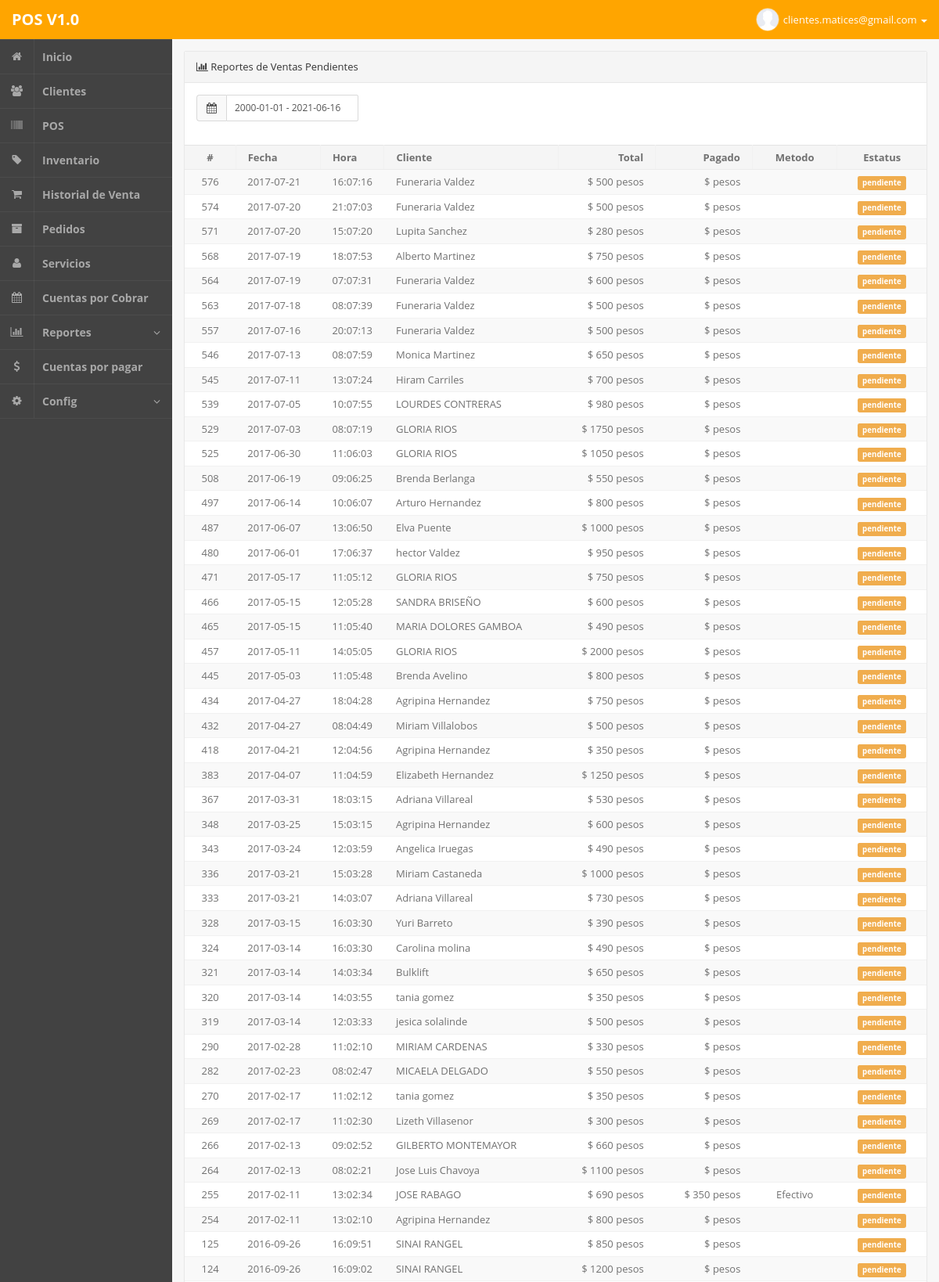
/admin.php?m=reportes&estado=0 (signed in, upper part), run on the app's committed database.
### tables this page shows
CREATE TABLE IF NOT EXISTS `ventas` (
  `idventas` int(255) NOT NULL,
  `fecha` date NOT NULL,
  `hora` varchar(100) NOT NULL,
  `idcliente` int(255) NOT NULL,
  `idusuario` int(255) NOT NULL,
  `descuento` varchar(100) NOT NULL,
  `estatus` varchar(100) NOT NULL
);

CREATE TABLE IF NOT EXISTS `clientes` (
  `idclientes` int(255) NOT NULL,
  `fecharegistro` date NOT NULL,
  `nombre` varchar(200) NOT NULL,
  `correo` varchar(100) NOT NULL,
  `domicilio` text NOT NULL,
  `colonia` varchar(50) NOT NULL,
  `codigopostal` varchar(20) NOT NULL,
  `telefono` varchar(20) NOT NULL,
  `celular` varchar(20) NOT NULL,
  `rfc` varchar(100) NOT NULL,
  `contacto` varchar(100) NOT NULL,
  `estado` varchar(100) NOT NULL,
  `pais` varchar(100) NOT NULL,
  `comentarios` text NOT NULL
);

### php/reportes.php (the view, shortened to what this page needs)
<?php
$date = ['',''];
if ( isset($_GET['daterange']) ){
	$buscar = mysql_real_escape_string($_GET['daterange']);
	$date = explode(" - ", $buscar);
} elseif (isset($_GET['estado']) && $_GET['estado'] == "0"){
	$buscar = date("2000-01-01")." - ".date("Y-m-d");
	$date = explode(" - ", $buscar);
	$tipo = "Pendientes";
}
	else {
	$tipo = "Liquidadas";
	$buscar = date("Y-m-01")." - ".date("Y-m-d");
	$date = explode(" - ", $buscar);
	}
?>
<section class="panel panel-default pos-rlt clearfix">
	<header class="panel-heading"> <i class="fa fa-bar-chart-o"></i> Reportes de Ventas <?php echo $tipo; ?></header>
	<div class="row wrapper">
		<div class="col-md-3">
			<form id="reportesForm" action="" method="get">
				<div class="input-group m-b">
					<span class="input-group-addon"><i class="fa fa-calendar"></i></span>
					<input type="text" id="daterange" class="form-control btn-sm" name="daterange" value="<?php echo $buscar; ?>" />
				</div>
			</form>
		</div>
		<div class="col-md-8"></div>
	</div>
	<div class="table-responsive">
		<table class="table table-striped b-t b-light">
			<thead>
				<tr>
					<th width="80" class="text-center"> # </th>
					<th width="120"> Fecha </th>
					<th width="80"> Hora </th>
					<th>Cliente</th>
					<th width="140" class="text-right">Total</th>
					<th width="140" class="text-right">Pagado</th>
					<th width="140" class="text-center">Metodo</th>
					<th width="140" class="text-center">Estatus</th>
				</tr>
			<tbody>
<?php
			if ( isset($_GET['daterange']) ){
				$buscar = mysql_real_escape_string($_GET['daterange']);
				$date = explode(" - ", $buscar);
				$query = mysql_query("SELECT
					ventas.idventas,
					ventas.fecha,
					ventas.hora,
					clientes.nombre,
					( (SELECT SUM(total) FROM ventas_articulos WHERE idventa=ventas.idventas) - ventas.descuento) as total,
					(SELECT SUM(cantidad) FROM ventas_pagos WHERE idventa=ventas.idventas) as pagos,
					ventas_pagos.metodo
					FROM ventas
					LEFT JOIN clientes ON clientes.idclientes=ventas.idcliente
					LEFT JOIN ventas_pagos ON ventas_pagos.idventa=ventas.idventas
					WHERE ventas.fecha BETWEEN '".$date[0]."' AND '".$date[1]."'
					GROUP BY ventas.idventas
					ORDER BY ventas.idventas DESC") or die(mysql_error());
			} else {
				$query = mysql_query("SELECT
					ventas.idventas,
					ventas.fecha,
					ventas.hora,
					clientes.nombre,
					( (SELECT SUM(total) FROM ventas_articulos WHERE idventa=ventas.idventas) - ventas.descuento) as total,
					(SELECT SUM(cantidad) FROM ventas_pagos WHERE idventa=ventas.idventas) as pagos,
					ventas_pagos.metodo
					FROM ventas
					LEFT JOIN clientes ON clientes.idclientes=ventas.idcliente
					LEFT JOIN ventas_pagos ON ventas_pagos.idventa=ventas.idventas
					WHERE ventas.fecha BETWEEN '".$date[0]."' AND '".$date[1]."'
					GROUP BY ventas.idventas
					ORDER BY ventas.idventas DESC");
			}
			while($q = mysql_fetch_object($query)){
				$total 	 = $q->total;
				if ( @$_GET['estado'] == 1){
					if ($q->pagos >= $total){
						echo '<tr>
							<td class="text-center">'.$q->idventas.'</td>
							<td>'.$q->fecha.'</td>
							<td>'.$q->hora.'</td>
							<td>'.$q->nombre.'</td>
							<td class="text-right">$ '.$total.' pesos </td>
							<td class="text-right">$ '.$q->pagos.' pesos</td>
							<td class="text-center">'.$q->metodo.'</td>
							<td class="text-center"><label class="label label-success"> liquidado</label></td>
						</tr>';
					}
				} else {
					if ($q->pagos < $total){
						echo '<tr>
							<td class="text-center">'.$q->idventas.'</td>
							<td>'.$q->fecha.'</td>
							<td>'.$q->hora.'</td>
							<td>'.$q->nombre.'</td>
							<td class="text-right">$ '.$total.' pesos </td>
							<td class="text-right">$ '.$q->pagos.' pesos</td>
							<td class="text-center">'.$q->metodo.'</td>
							<td class="text-center"><label class="label label-warning"> pendiente</label></td>
						</tr>';
					}
				}
			}
?>
		    </tbody>
			</thead>
		</table>
	</div>
</section>

### admin.php (style rules this page uses)
td,th { white-space: nowrap; }
.table-responsive { width: 100%; margin-bottom: 15px; overflow-x: auto; overflow-y: hidden; }

### data on the page
ventas: idventas "576", fecha "2017-07-21", hora "16:07:16", idcliente.nombre "Funeraria Valdez", total "500"
ventas: idventas "574", fecha "2017-07-20", hora "21:07:03", idcliente.nombre "Funeraria Valdez", total "500"
ventas: idventas "571", fecha "2017-07-20", hora "15:07:20", idcliente.nombre "Lupita Sanchez", total "280"
ventas: idventas "568", fecha "2017-07-19", hora "18:07:53", idcliente.nombre "Alberto Martinez", total "750"
ventas: idventas "564", fecha "2017-07-19", hora "07:07:31", idcliente.nombre "Funeraria Valdez", total "600"
ventas: idventas "563", fecha "2017-07-18", hora "08:07:39", idcliente.nombre "Funeraria Valdez", total "500"
ventas: idventas "557", fecha "2017-07-16", hora "20:07:13", idcliente.nombre "Funeraria Valdez", total "500"
ventas: idventas "546", fecha "2017-07-13", hora "08:07:59", idcliente.nombre "Monica Martinez", total "650"
ventas: idventas "545", fecha "2017-07-11", hora "13:07:24", idcliente.nombre "Hiram Carriles", total "700"
ventas: idventas "539", fecha "2017-07-05", hora "10:07:55", idcliente.nombre "LOURDES CONTRERAS", total "980"
ventas: idventas "529", fecha "2017-07-03", hora "08:07:19", idcliente.nombre "GLORIA RIOS", total "1750"
ventas: idventas "525", fecha "2017-06-30", hora "11:06:03", idcliente.nombre "GLORIA RIOS", total "1050"
ventas: idventas "508", fecha "2017-06-19", hora "09:06:25", idcliente.nombre "Brenda Berlanga", total "550"
ventas: idventas "497", fecha "2017-06-14", hora "10:06:07", idcliente.nombre "Arturo Hernandez", total "800"
ventas: idventas "487", fecha "2017-06-07", hora "13:06:50", idcliente.nombre "Elva Puente", total "1000"
ventas: idventas "480", fecha "2017-06-01", hora "17:06:37", idcliente.nombre "hector Valdez", total "950"
ventas: idventas "471", fecha "2017-05-17", hora "11:05:12", idcliente.nombre "GLORIA RIOS", total "750"
ventas: idventas "466", fecha "2017-05-15", hora "12:05:28", idcliente.nombre "SANDRA BRISEÑO", total "600"
ventas: idventas "465", fecha "2017-05-15", hora "11:05:40", idcliente.nombre "MARIA DOLORES GAMBOA", total "490"
ventas: idventas "457", fecha "2017-05-11", hora "14:05:05", idcliente.nombre "GLORIA RIOS", total "2000"
ventas: idventas "445", fecha "2017-05-03", hora "11:05:48", idcliente.nombre "Brenda Avelino", total "800"
ventas: idventas "434", fecha "2017-04-27", hora "18:04:28", idcliente.nombre "Agripina Hernandez", total "750"
ventas: idventas "432", fecha "2017-04-27", hora "08:04:49", idcliente.nombre "Miriam Villalobos", total "500"
ventas: idventas "418", fecha "2017-04-21", hora "12:04:56", idcliente.nombre "Agripina Hernandez", total "350"
ventas: idventas "383", fecha "2017-04-07", hora "11:04:59", idcliente.nombre "Elizabeth Hernandez", total "1250"
ventas: idventas "367", fecha "2017-03-31", hora "18:03:15", idcliente.nombre "Adriana Villareal", total "530"
ventas: idventas "348", fecha "2017-03-25", hora "15:03:15", idcliente.nombre "Agripina Hernandez", total "600"
ventas: idventas "343", fecha "2017-03-24", hora "12:03:59", idcliente.nombre "Angelica Iruegas", total "490"
ventas: idventas "336", fecha "2017-03-21", hora "15:03:28", idcliente.nombre "Miriam Castaneda", total "1000"
ventas: idventas "333", fecha "2017-03-21", hora "14:03:07", idcliente.nombre "Adriana Villareal", total "730"
ventas: idventas "328", fecha "2017-03-15", hora "16:03:30", idcliente.nombre "Yuri Barreto", total "390"
ventas: idventas "324", fecha "2017-03-14", hora "16:03:30", idcliente.nombre "Carolina molina", total "490"
ventas: idventas "321", fecha "2017-03-14", hora "14:03:34", idcliente.nombre "Bulklift", total "650"
ventas: idventas "320", fecha "2017-03-14", hora "14:03:55", idcliente.nombre "tania gomez", total "350"
ventas: idventas "319", fecha "2017-03-14", hora "12:03:33", idcliente.nombre "jesica solalinde", total "500"
ventas: idventas "290", fecha "2017-02-28", hora "11:02:10", idcliente.nombre "MIRIAM CARDENAS", total "330"
ventas: idventas "282", fecha "2017-02-23", hora "08:02:47", idcliente.nombre "MICAELA DELGADO", total "550"
ventas: idventas "270", fecha "2017-02-17", hora "11:02:12", idcliente.nombre "tania gomez", total "350"
ventas: idventas "269", fecha "2017-02-17", hora "11:02:30", idcliente.nombre "Lizeth Villasenor", total "300"
ventas: idventas "266", fecha "2017-02-13", hora "09:02:52", idcliente.nombre "GILBERTO MONTEMAYOR", total "660"
ventas: idventas "264", fecha "2017-02-13", hora "08:02:21", idcliente.nombre "Jose Luis Chavoya", total "1100"
ventas: idventas "255", fecha "2017-02-11", hora "13:02:34", idcliente.nombre "JOSE RABAGO", total "690", pagos "350", metodo "Efectivo"
ventas: idventas "254", fecha "2017-02-11", hora "13:02:10", idcliente.nombre "Agripina Hernandez", total "800"
ventas: idventas "125", fecha "2016-09-26", hora "16:09:51", idcliente.nombre "SINAI RANGEL", total "850"
ventas: idventas "124", fecha "2016-09-26", hora "16:09:02", idcliente.nombre "SINAI RANGEL", total "1200"

### other printed values
$_SESSION['userNm'] "clientes.matices@gmail.com"
$tipo "Pendientes"
